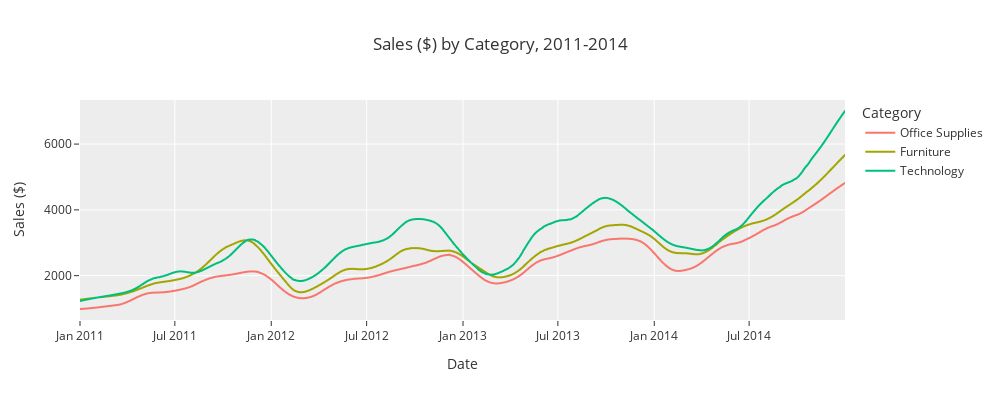

The notebook cell saved with this chart:
### Markdown cell above
From the periodogram, we can see  clear annual, semiannually, biweekly, and weekly seasonality in the sales data. Technology shows the highest level of annual and quartly seasonality, with slight quarterly, biweekly and weekly seasonality. Furniture sales show high annual and quarterly seasonality. Office supplies have a high degree of weekly seasonality, followed by a lower degree of annual, quarterly, and semiweekly seasonality. 

Now, I will plot the long-term tends:

### Code cell
def product_category_over_time(df: pd.DataFrame, voi: str, label: str, lowess_frac: float = 0.1):
    '''
    Takes dataframe, variable of interest (voi), and label for Y column. Returns a plotly graph of the trendline of the voi over time
    '''
    # first we create a catagory dataframe
    categories = df['category'].unique()
    category_series = []
    for category in categories:
        category_series.append(df.query(
            'category == @category').groupby('order_date')[voi].sum().rename(category))
    category_df = pd.concat([x for x in category_series], axis=1).reset_index()

    # now we create a scatterplot
    fig = px.scatter(category_df, x='order_date', y=categories, trendline='lowess',
                     trendline_options={'frac': lowess_frac}, height=400, width=1000,
                     title=f'{label} by Category, 2011-2014',
                     labels={'value': label, 'order_date': 'Date', 'variable': 'Category'})

    # Only display trendlines to avoid clutter
    fig.data = fig.data[1::2]

    # add legend back
    for i in range(3):
        fig.data[i]['showlegend'] = True

    return fig

product_category_over_time(df=df, voi='sales', label='Sales ($)')
# product_category_over_time(df=df, voi='profit', label='Profit ($)')
# product_category_over_time(df=df, voi='quantity', label='Quantity Sold')

### Figure 1 — Plotly figure (JSON) as saved in the notebook; plotly's stock layout.template omitted (floating-point values rounded to 4 significant figures; data arrays with more than 128 entries replaced by an {"elided": "..."} marker saying what was removed)
{"data": [{"hovertemplate": "<b>LOWESS trendline</b><br><br>Category=Office Supplies<br>Date=%{x}<br>Sales ($)=%{y} <b>(trend)</b><extra></extra>", "legendgroup": "Office Supplies", "marker": {"color": "#F8766D", "symbol": "circle"}, "mode": "lines", "name": "Office Supplies", "showlegend": true, "type": "scattergl", "x": {"elided": "1413 str values"}, "xaxis": "x", "y": {"elided": "1413 float values"}, "yaxis": "y"}, {"hovertemplate": "<b>LOWESS trendline</b><br><br>Category=Furniture<br>Date=%{x}<br>Sales ($)=%{y} <b>(trend)</b><extra></extra>", "legendgroup": "Furniture", "marker": {"color": "#A3A500", "symbol": "circle"}, "mode": "lines", "name": "Furniture", "showlegend": true, "type": "scattergl", "x": {"elided": "1333 str values"}, "xaxis": "x", "y": {"elided": "1333 float values"}, "yaxis": "y"}, {"hovertemplate": "<b>LOWESS trendline</b><br><br>Category=Technology<br>Date=%{x}<br>Sales ($)=%{y} <b>(trend)</b><extra></extra>", "legendgroup": "Technology", "marker": {"color": "#00BF7D", "symbol": "circle"}, "mode": "lines", "name": "Technology", "showlegend": true, "type": "scattergl", "x": {"elided": "1338 str values"}, "xaxis": "x", "y": {"elided": "1338 float values"}, "yaxis": "y"}], "layout": {"height": 400, "legend": {"title": {"text": "Category"}, "tracegroupgap": 0}, "title": {"text": "Sales ($) by Category, 2011-2014"}, "width": 1000, "xaxis": {"anchor": "y", "domain": [0, 1], "title": {"text": "Date"}}, "yaxis": {"anchor": "x", "domain": [0, 1], "title": {"text": "Sales ($)"}}}}
